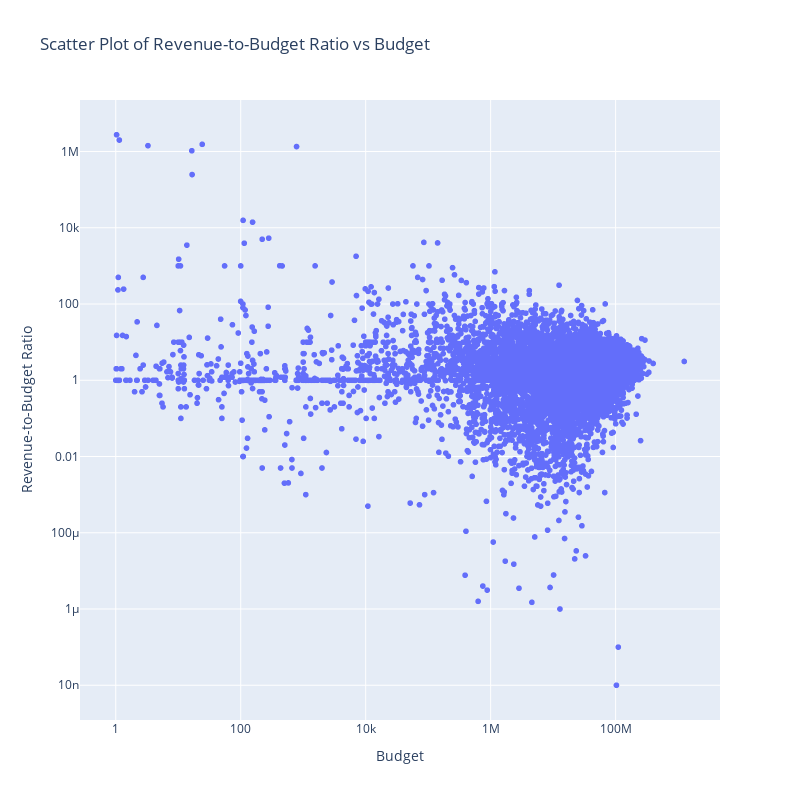

The notebook cell this image was saved under:
### Code cell
import plotly.express as px

# Create a new column for the revenue/budget ratio
scatter_plot_data_regression_dataset_df['revenue_to_budget_ratio'] = (
    scatter_plot_data_regression_dataset_df['adjusted_revenue'] / scatter_plot_data_regression_dataset_df['adjusted_budget']
)

# Create a scatter plot of revenue/budget ratio vs budget
fig = px.scatter(
    scatter_plot_data_regression_dataset_df,
    x='adjusted_budget',
    y='revenue_to_budget_ratio',
    title='Scatter Plot of Revenue-to-Budget Ratio vs Budget',
    labels={'adjusted_budget': 'Budget', 'revenue_to_budget_ratio': 'Revenue-to-Budget Ratio'}
)

fig.update_layout(
    xaxis=dict(type='log'),
    yaxis=dict(type='log'),
    height=800,
    width=800
)

fig.show()

### Figure 1 — Plotly figure (JSON) as saved in the notebook; plotly's stock layout.template omitted (floating-point values rounded to 4 significant figures; data arrays with more than 128 entries replaced by an {"elided": "..."} marker saying what was removed)
{"data": [{"hovertemplate": "Budget=%{x}<br>Revenue-to-Budget Ratio=%{y}<extra></extra>", "legendgroup": "", "marker": {"color": "#636efa", "symbol": "circle"}, "mode": "markers", "name": "", "showlegend": false, "type": "scattergl", "x": {"elided": "8344 float values"}, "xaxis": "x", "y": {"elided": "8344 float values"}, "yaxis": "y"}], "layout": {"height": 800, "legend": {"tracegroupgap": 0}, "title": {"text": "Scatter Plot of Revenue-to-Budget Ratio vs Budget"}, "width": 800, "xaxis": {"anchor": "y", "domain": [0, 1], "title": {"text": "Budget"}, "type": "log"}, "yaxis": {"anchor": "x", "domain": [0, 1], "title": {"text": "Revenue-to-Budget Ratio"}, "type": "log"}}}
